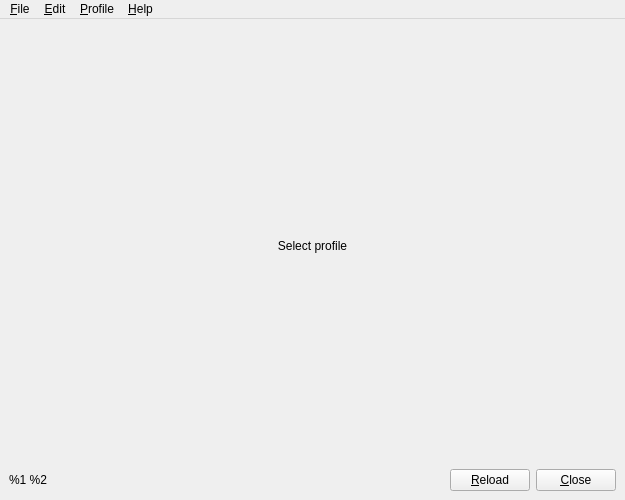
<?xml version="1.0" encoding="UTF-8"?>
<ui version="4.0">
 <class>UserInterface</class>
 <widget class="QMainWindow" name="UserInterface">
  <property name="geometry">
   <rect>
    <x>0</x>
    <y>0</y>
    <width>625</width>
    <height>500</height>
   </rect>
  </property>
  <property name="minimumSize">
   <size>
    <width>625</width>
    <height>500</height>
   </size>
  </property>
  <property name="windowTitle">
   <string>%2 - %1</string>
  </property>
  <widget class="QWidget" name="cwUI">
   <layout class="QVBoxLayout" name="vlUI">
    <property name="leftMargin">
     <number>0</number>
    </property>
    <property name="topMargin">
     <number>0</number>
    </property>
    <property name="rightMargin">
     <number>0</number>
    </property>
    <property name="bottomMargin">
     <number>0</number>
    </property>
    <item>
     <widget class="QStackedWidget" name="swProfile">
      <property name="lineWidth">
       <number>0</number>
      </property>
      <widget class="QWidget" name="swSelection">
       <layout class="QVBoxLayout" name="vlUserInterface">
        <property name="spacing">
         <number>6</number>
        </property>
        <property name="leftMargin">
         <number>9</number>
        </property>
        <property name="topMargin">
         <number>9</number>
        </property>
        <property name="rightMargin">
         <number>9</number>
        </property>
        <property name="bottomMargin">
         <number>9</number>
        </property>
        <item>
         <spacer name="vsUpper">
          <property name="orientation">
           <enum>Qt::Vertical</enum>
          </property>
          <property name="sizeHint" stdset="0">
           <size>
            <width>0</width>
            <height>0</height>
           </size>
          </property>
         </spacer>
        </item>
        <item>
         <widget class="QLabel" name="labSelectProfile">
          <property name="text">
           <string>Select profile</string>
          </property>
          <property name="alignment">
           <set>Qt::AlignCenter</set>
          </property>
          <property name="wordWrap">
           <bool>true</bool>
          </property>
         </widget>
        </item>
        <item>
         <layout class="QVBoxLayout" name="vlButtons"/>
        </item>
        <item>
         <spacer name="vsFooter">
          <property name="orientation">
           <enum>Qt::Vertical</enum>
          </property>
          <property name="sizeHint" stdset="0">
           <size>
            <width>0</width>
            <height>0</height>
           </size>
          </property>
         </spacer>
        </item>
        <item>
         <layout class="QHBoxLayout" name="hlButtons">
          <item>
           <widget class="QLabel" name="labVersion">
            <property name="text">
             <string>%1 %2</string>
            </property>
           </widget>
          </item>
          <item>
           <spacer name="hsButtons">
            <property name="orientation">
             <enum>Qt::Horizontal</enum>
            </property>
            <property name="sizeHint" stdset="0">
             <size>
              <width>0</width>
              <height>0</height>
             </size>
            </property>
           </spacer>
          </item>
          <item>
           <widget class="QPushButton" name="cmdReload">
            <property name="sizePolicy">
             <sizepolicy hsizetype="Minimum" vsizetype="Minimum">
              <horstretch>0</horstretch>
              <verstretch>0</verstretch>
             </sizepolicy>
            </property>
            <property name="text">
             <string>&amp;Reload</string>
            </property>
            <property name="autoDefault">
             <bool>true</bool>
            </property>
           </widget>
          </item>
          <item>
           <widget class="QPushButton" name="cmdClose">
            <property name="sizePolicy">
             <sizepolicy hsizetype="Minimum" vsizetype="Minimum">
              <horstretch>0</horstretch>
              <verstretch>0</verstretch>
             </sizepolicy>
            </property>
            <property name="text">
             <string>&amp;Close</string>
            </property>
            <property name="autoDefault">
             <bool>true</bool>
            </property>
           </widget>
          </item>
         </layout>
        </item>
       </layout>
      </widget>
     </widget>
    </item>
   </layout>
  </widget>
  <widget class="QMenuBar" name="menuBar">
   <property name="geometry">
    <rect>
     <x>0</x>
     <y>0</y>
     <width>625</width>
     <height>21</height>
    </rect>
   </property>
   <widget class="QMenu" name="menuFile">
    <property name="title">
     <string>&amp;File</string>
    </property>
    <addaction name="actionSelect_GTA_Folder"/>
    <addaction name="actionOpen_File"/>
    <addaction name="actionSelect_profile"/>
    <addaction name="separator"/>
    <addaction name="actionExit"/>
   </widget>
   <widget class="QMenu" name="menuHelp">
    <property name="title">
     <string>&amp;Help</string>
    </property>
    <addaction name="actionAbout_gta5sync"/>
   </widget>
   <widget class="QMenu" name="menuEdit">
    <property name="title">
     <string>&amp;Edit</string>
    </property>
    <addaction name="actionOptions"/>
   </widget>
   <widget class="QMenu" name="menuProfile">
    <property name="title">
     <string>&amp;Profile</string>
    </property>
    <widget class="QMenu" name="menuSelection_visibility">
     <property name="title">
      <string>&amp;Selection visibility</string>
     </property>
     <addaction name="action_Enable_In_game"/>
     <addaction name="action_Disable_In_game"/>
    </widget>
    <addaction name="action_Import"/>
    <addaction name="actionExport_selected"/>
    <addaction name="actionDelete_selected"/>
    <addaction name="separator"/>
    <addaction name="menuSelection_visibility"/>
    <addaction name="separator"/>
    <addaction name="actionSelect_all"/>
    <addaction name="actionDeselect_all"/>
   </widget>
   <addaction name="menuFile"/>
   <addaction name="menuEdit"/>
   <addaction name="menuProfile"/>
   <addaction name="menuHelp"/>
  </widget>
  <action name="actionAbout_gta5sync">
   <property name="text">
    <string>&amp;About %1</string>
   </property>
   <property name="shortcut">
    <string>Ctrl+P</string>
   </property>
  </action>
  <action name="actionExit">
   <property name="icon">
    <iconset theme="application-exit">
     <normaloff>.</normaloff>.</iconset>
   </property>
   <property name="text">
    <string>&amp;Exit</string>
   </property>
   <property name="toolTip">
    <string>Exit</string>
   </property>
   <property name="shortcut">
    <string>Ctrl+Q</string>
   </property>
  </action>
  <action name="actionSelect_profile">
   <property name="text">
    <string>Close &amp;Profile</string>
   </property>
   <property name="shortcut">
    <string>Ctrl+End</string>
   </property>
  </action>
  <action name="actionOptions">
   <property name="text">
    <string>&amp;Settings</string>
   </property>
   <property name="shortcut">
    <string>Ctrl+S</string>
   </property>
  </action>
  <action name="actionSelect_all">
   <property name="text">
    <string>Select &amp;All</string>
   </property>
   <property name="shortcut">
    <string>Ctrl+A</string>
   </property>
  </action>
  <action name="actionDeselect_all">
   <property name="text">
    <string>&amp;Deselect All</string>
   </property>
   <property name="shortcut">
    <string>Ctrl+D</string>
   </property>
  </action>
  <action name="actionExport_selected">
   <property name="text">
    <string>&amp;Export selected...</string>
   </property>
   <property name="shortcut">
    <string>Ctrl+E</string>
   </property>
  </action>
  <action name="actionDelete_selected">
   <property name="text">
    <string>&amp;Remove selected</string>
   </property>
   <property name="shortcut">
    <string>Ctrl+Del</string>
   </property>
  </action>
  <action name="action_Import">
   <property name="text">
    <string>&amp;Import files...</string>
   </property>
   <property name="shortcut">
    <string>Ctrl+I</string>
   </property>
  </action>
  <action name="actionOpen_File">
   <property name="text">
    <string>&amp;Open File...</string>
   </property>
   <property name="shortcut">
    <string>Ctrl+O</string>
   </property>
  </action>
  <action name="actionSelect_GTA_Folder">
   <property name="text">
    <string>Select &amp;GTA V Folder...</string>
   </property>
   <property name="toolTip">
    <string>Select GTA V Folder...</string>
   </property>
   <property name="shortcut">
    <string>Ctrl+G</string>
   </property>
  </action>
  <action name="action_Enable_In_game">
   <property name="text">
    <string>Show In-gam&amp;e</string>
   </property>
   <property name="shortcut">
    <string>Shift+E</string>
   </property>
  </action>
  <action name="action_Disable_In_game">
   <property name="text">
    <string>Hi&amp;de In-game</string>
   </property>
   <property name="shortcut">
    <string>Shift+D</string>
   </property>
  </action>
 </widget>
 <resources/>
 <connections>
  <connection>
   <sender>cmdClose</sender>
   <signal>clicked()</signal>
   <receiver>UserInterface</receiver>
   <slot>close()</slot>
   <hints>
    <hint type="sourcelabel">
     <x>572</x>
     <y>476</y>
    </hint>
    <hint type="destinationlabel">
     <x>312</x>
     <y>249</y>
    </hint>
   </hints>
  </connection>
 </connections>
</ui>
